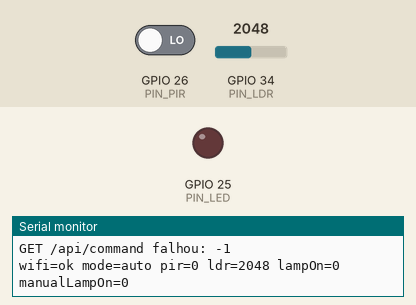
A program run on a simulated ESP32. On the bench: output pins drawn as LEDs (lit = HIGH), the last lines printed to the serial monitor. The test bench sets the inputs (shaded band); at power-on: GPIO 26 (PIN_PIR) LOW, GPIO 34 (PIN_LDR) = 2048. WiFi joins after 1.5 s; servers stay silent unless stated; uploads are accepted with an empty reply.

Above: at 2.7 s.
2.8 s: GPIO 26 (PIN_PIR) driven HIGH
At 4.0 s:
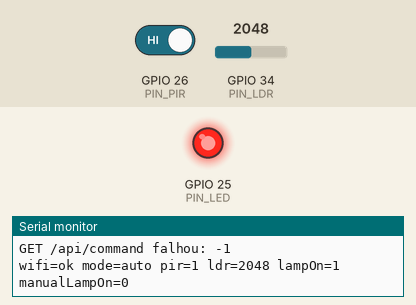
4.4 s: GPIO 34 (PIN_LDR) set to 1843
5.9 s: GPIO 34 (PIN_LDR) set to 1728
At 6.9 s:
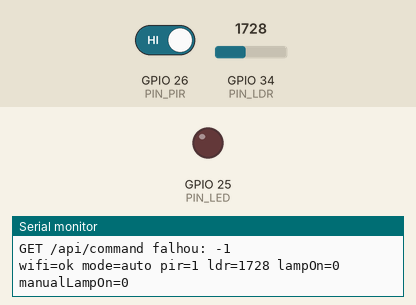
7.4 s: GPIO 34 (PIN_LDR) set to 1840
At 8.1 s:
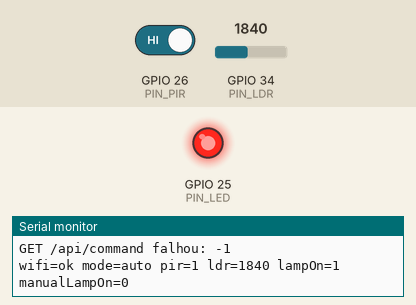
Timing chart, 0 to 9.9 s (numbered marks = the images above; inputs shaded):
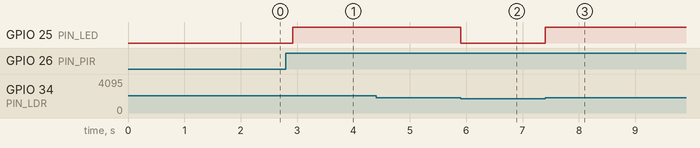

The program:

main.cpp
```cpp
#include <Arduino.h>
#include <WiFi.h>
#include <HTTPClient.h>
#include <ArduinoJson.h>

static const char* WIFI_SSID = "nome-wifi";
static const char* WIFI_PASS = "senha-wifi";
static const char* BASE_URL  = "http://192.168.2.1:5000";

// Pins
static const int PIN_LED = 25; // LED + resistor
static const int PIN_PIR = 26; // PIR OUT
static const int PIN_LDR = 34; // LDR AO (ADC1)

// Auto
static const int LDR_THRESHOLD = 1800;
static const unsigned long OFF_DELAY_MS = 7000;

// WiFi tentativa de reconexão (tempo)
static const unsigned long WIFI_RETRY_MS = 10000;

// Intervalos
static const unsigned long TELEMETRY_MS = 1000;
static const unsigned long COMMAND_MS   = 500;
static const unsigned long DEBUG_MS     = 500;

enum class Mode { Auto, Manual };

// Estado local
bool lampOn = false;
bool pir = false;
int ldr = 0;

unsigned long lastMotionMs = 0;
bool motionEverDetected = false;
unsigned long lastTelemetryMs = 0;
unsigned long lastCommandMs = 0;
unsigned long lastDebugMs = 0;
unsigned long lastWifiRetryMs = 0;

bool prevPir = false;
bool prevLampOn = false;

// Estado vindo do backend
Mode mode = Mode::Auto;
bool manualLampOn = false;

void setLamp(bool on) {
  lampOn = on;
  digitalWrite(PIN_LED, on ? HIGH : LOW);
}

// Tenta conectar no wifi
void connectWiFi(unsigned long now) {
  if (WiFi.status() == WL_CONNECTED) return;

  if (now - lastWifiRetryMs < WIFI_RETRY_MS) return;
  lastWifiRetryMs = now;

  Serial.println("WiFi desconectado, tentando reconectar...");
  WiFi.disconnect(true);
  delay(100);
  WiFi.mode(WIFI_STA);
  WiFi.begin(WIFI_SSID, WIFI_PASS);
}

void readSensors(unsigned long now) {
  pir = (digitalRead(PIN_PIR) == HIGH);
  ldr = analogRead(PIN_LDR);
  if (pir) { lastMotionMs = now; motionEverDetected = true; }
}

void applyAutoRule(unsigned long now) {
  const bool isDark = (ldr > LDR_THRESHOLD);
  const bool recentlyMotion = motionEverDetected && (now - lastMotionMs) < OFF_DELAY_MS;
  const bool target = isDark && recentlyMotion;
  if (target != lampOn) setLamp(target);
}

void applyManualRule() {
  if (manualLampOn != lampOn) setLamp(manualLampOn);
}

void fetchCommand(unsigned long now) {
  if (now - lastCommandMs < COMMAND_MS) return;
  lastCommandMs = now;

  if (WiFi.status() != WL_CONNECTED) return;

  HTTPClient http;
  String url = String(BASE_URL) + "/api/command";
  http.begin(url);

  int code = http.GET();
  if (code <= 0) {
    Serial.print("GET /api/command falhou: ");
    Serial.println(code);
    http.end();
    return;
  }

  String payload = http.getString();
  http.end();

  JsonDocument doc;
  DeserializationError err = deserializeJson(doc, payload);
  if (err) {
    Serial.print("JSON comando inválido: ");
    Serial.println(err.c_str());
    return;
  }

  const char* modeStr = doc["mode"] | "auto";
  if (strcmp(modeStr, "manual") == 0) mode = Mode::Manual;
  else mode = Mode::Auto;

  manualLampOn = doc["manualLampOn"] | false;
}

void sendTelemetry(unsigned long now, bool force) {
  if (!force && now - lastTelemetryMs < TELEMETRY_MS) return;
  lastTelemetryMs = now;

  if (WiFi.status() != WL_CONNECTED) return;

  HTTPClient http;
  String url = String(BASE_URL) + "/api/telemetry";
  http.begin(url);
  http.addHeader("Content-Type", "application/json");

  JsonDocument doc;
  doc["pir"] = pir;
  doc["ldr"] = ldr;
  doc["lampOn"] = lampOn;
  doc["mode"] = (mode == Mode::Manual) ? "manual" : "auto";
  doc["uptimeMs"] = (uint32_t)now;

  String body;
  serializeJson(doc, body);

  int code = http.POST(body);
  Serial.print("POST /api/telemetry -> ");
  Serial.println(code);

  http.end();
}

void debugPrint(unsigned long now) {
  if (now - lastDebugMs < DEBUG_MS) return;
  lastDebugMs = now;

  Serial.print("wifi=");
  Serial.print(WiFi.status() == WL_CONNECTED ? "ok" : "off");
  Serial.print(" mode=");
  Serial.print(mode == Mode::Manual ? "manual" : "auto");
  Serial.print(" pir=");
  Serial.print(pir ? 1 : 0);
  Serial.print(" ldr=");
  Serial.print(ldr);
  Serial.print(" lampOn=");
  Serial.print(lampOn ? 1 : 0);
  Serial.print(" manualLampOn=");
  Serial.println(manualLampOn ? 1 : 0);
}

void setup() {
  Serial.begin(115200);

  pinMode(PIN_LED, OUTPUT);
  pinMode(PIN_PIR, INPUT_PULLDOWN);

  setLamp(false);

  WiFi.mode(WIFI_STA);
  WiFi.begin(WIFI_SSID, WIFI_PASS);
  Serial.print("Conectando no WiFi");
  unsigned long start = millis();
  while (WiFi.status() != WL_CONNECTED && millis() - start < 10000) {
    delay(250);
    Serial.print(".");
  }
  Serial.println();
  if (WiFi.status() == WL_CONNECTED) {
    Serial.print("WiFi OK. IP: ");
    Serial.println(WiFi.localIP());
  } else {
    Serial.println("WiFi falhou, continuando sem WiFi.");
  }

  Serial.println("Iniciado.");
}

void loop() {
  unsigned long now = millis();

  connectWiFi(now);

  readSensors(now);
  fetchCommand(now);

  if (mode == Mode::Manual) applyManualRule();
  else applyAutoRule(now);

  bool changed = (pir != prevPir) || (lampOn != prevLampOn);
  prevPir = pir;
  prevLampOn = lampOn;

  debugPrint(now);
  sendTelemetry(now, changed);

  delay(10);
}
```

Measured:
- the behaviour switches between 1801 and 1800 on GPIO 34 (PIN_LDR) (found by bisection; images 1 and 2)
- after the input at 2.8 s, GPIO 25 (PIN_LED): LOW → HIGH after 0.12 s
- after the input at 5.9 s, GPIO 25 (PIN_LED): HIGH → LOW at once
- after the input at 7.4 s, GPIO 25 (PIN_LED): LOW → HIGH at once
